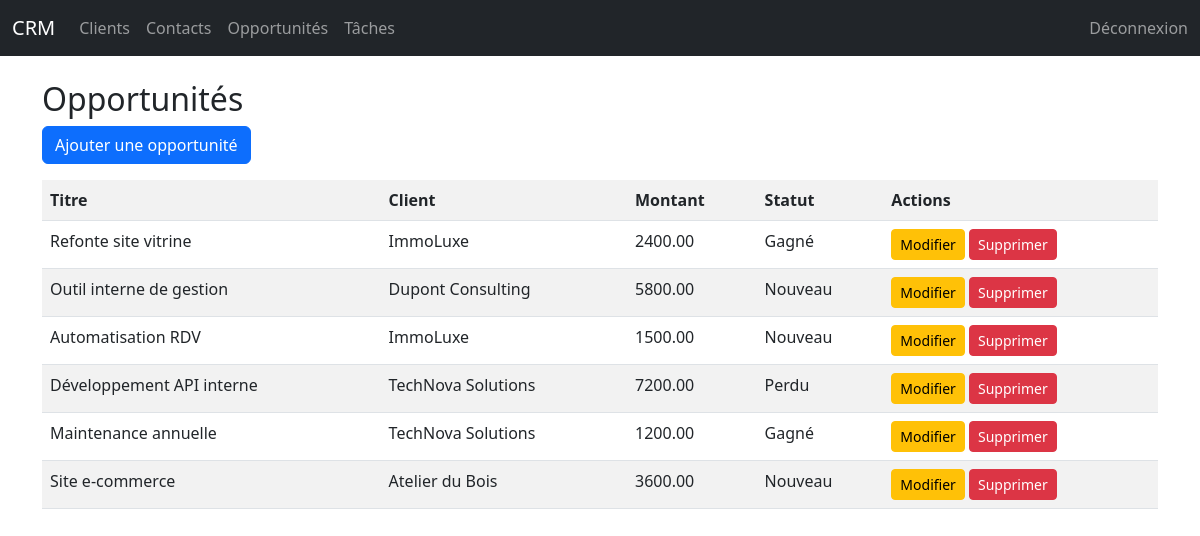
/opportunities/ (signed in), run on an earlier commit of the app's database.
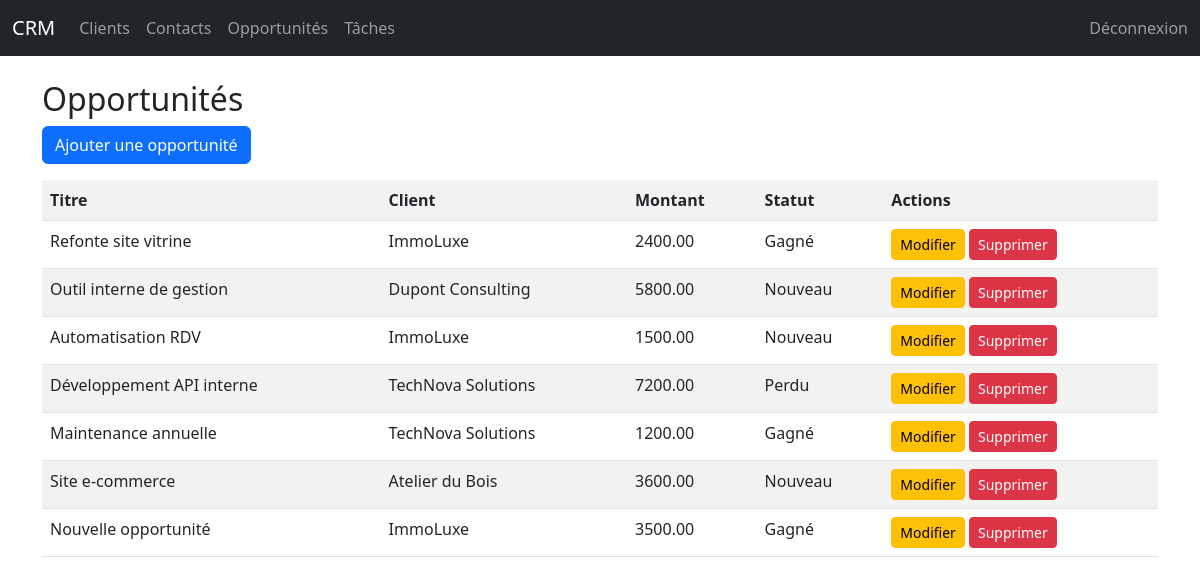
And on a later commit of the database.
### crm/models.py (models this page shows, shortened)
class Opportunity(models.Model):
    client = models.ForeignKey(Client, on_delete=models.CASCADE, related_name="opportunities")
    title = models.CharField(max_length=200)
    amount = models.DecimalField(max_digits=10, decimal_places=2)
    stage = models.CharField(
        max_length=50,
        choices=[
            ("new", "Nouveau"),
            ("contacted", "Contacté"),
            ("proposal", "Proposition"),
            ("won", "Gagné"),
            ("lost", "Perdu"),
        ],
        default="new"
    )
    created_at = models.DateTimeField(auto_now_add=True)
    owner = models.ForeignKey(User, on_delete=models.CASCADE, related_name="opportunities")

class Client(models.Model):
    name = models.CharField(max_length=200)
    company = models.CharField(max_length=200, blank=True, null=True)
    email = models.EmailField(blank=True, null=True)
    phone = models.CharField(max_length=50, blank=True, null=True)
    created_at = models.DateTimeField(auto_now_add=True)
    owner = models.ForeignKey(User, on_delete=models.CASCADE, related_name="clients")
    is_active = models.BooleanField(default=False)

### crm/views.py (the view)
# urls.py: path("opportunities/", views.opportunities_list),
@login_required
def opportunities_list(request):
    if request.user.is_staff:
        opportunities = Opportunity.objects.all()
    else:
        opportunities = Opportunity.objects.filter(owner=request.user)
    return render(request, "crm/opportunities_list.html", {"opportunities": opportunities})

### crm/templates/crm/opportunities_list.html
{% extends "base.html" %}
{% block content %}
<h2>Opportunités</h2>
<a href="/opportunities/add/" class="btn btn-primary mb-3">Ajouter une opportunité</a>
<table class="table table-striped">
<tr>
    <th>Titre</th>
    <th>Client</th>
    <th>Montant</th>
    <th>Statut</th>
    <th>Actions</th>
</tr>
{% for o in opportunities %}
<tr>
    <td>{{ o.title }}</td>
    <td>{{ o.client.name }}</td>
    <td>{{ o.amount }}</td>
    <td>{{ o.get_stage_display }}</td>
    <td>
        <a href="/opportunities/{{ o.id }}/edit/" class="btn btn-warning btn-sm">Modifier</a>
        <a href="/opportunities/{{ o.id }}/delete/" class="btn btn-danger btn-sm">Supprimer</a>
    </td>
</tr>
{% empty %}
<tr>
    <td colspan="4">Aucune opportunité.</td>
</tr>
{% endfor %}
</table>
{% endblock %}

What changed in the data, as far as the page shows it:
added Opportunity: title "Nouvelle opportunité", client.name "ImmoLuxe", amount "3500.00", stage "Gagné"
